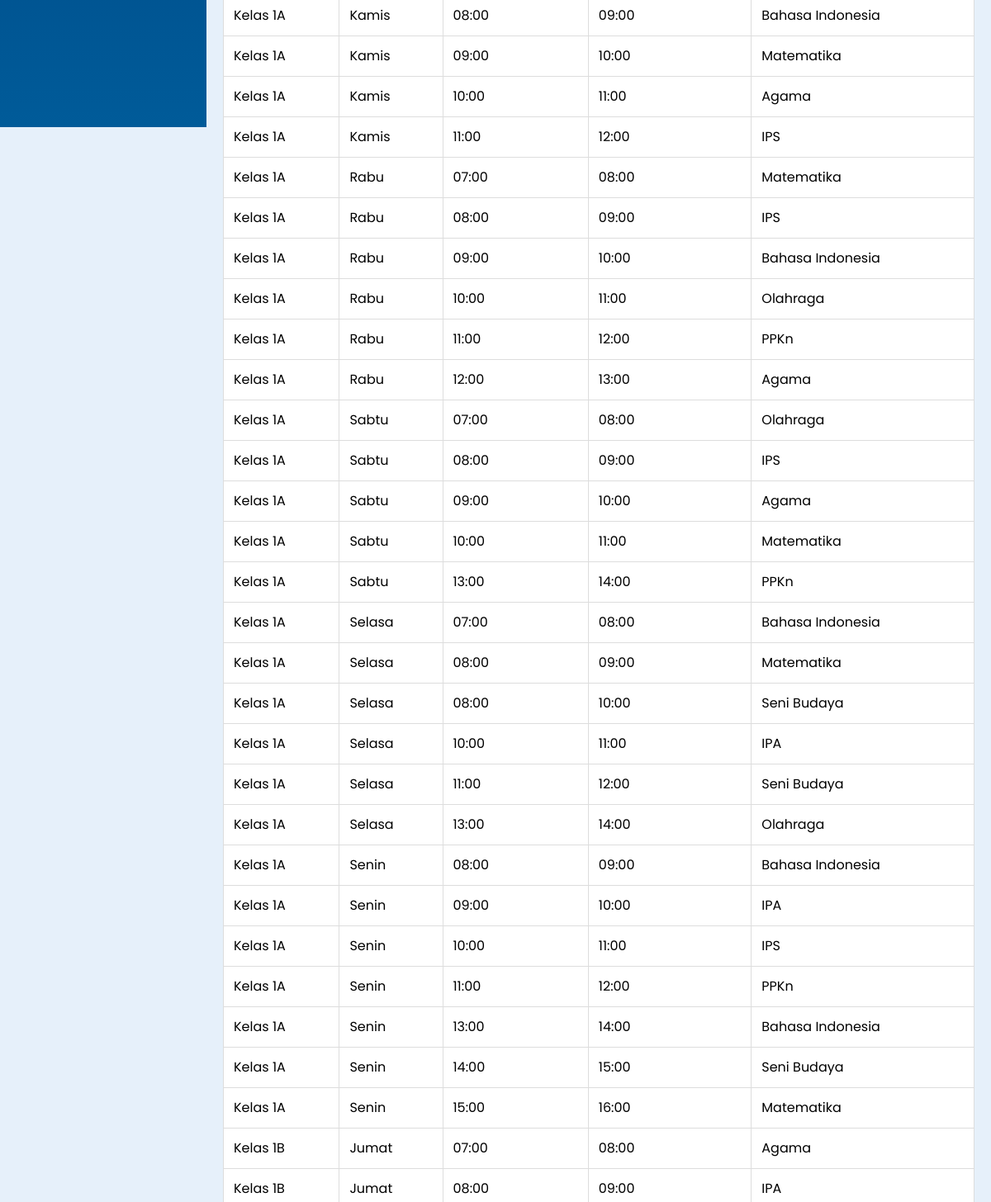
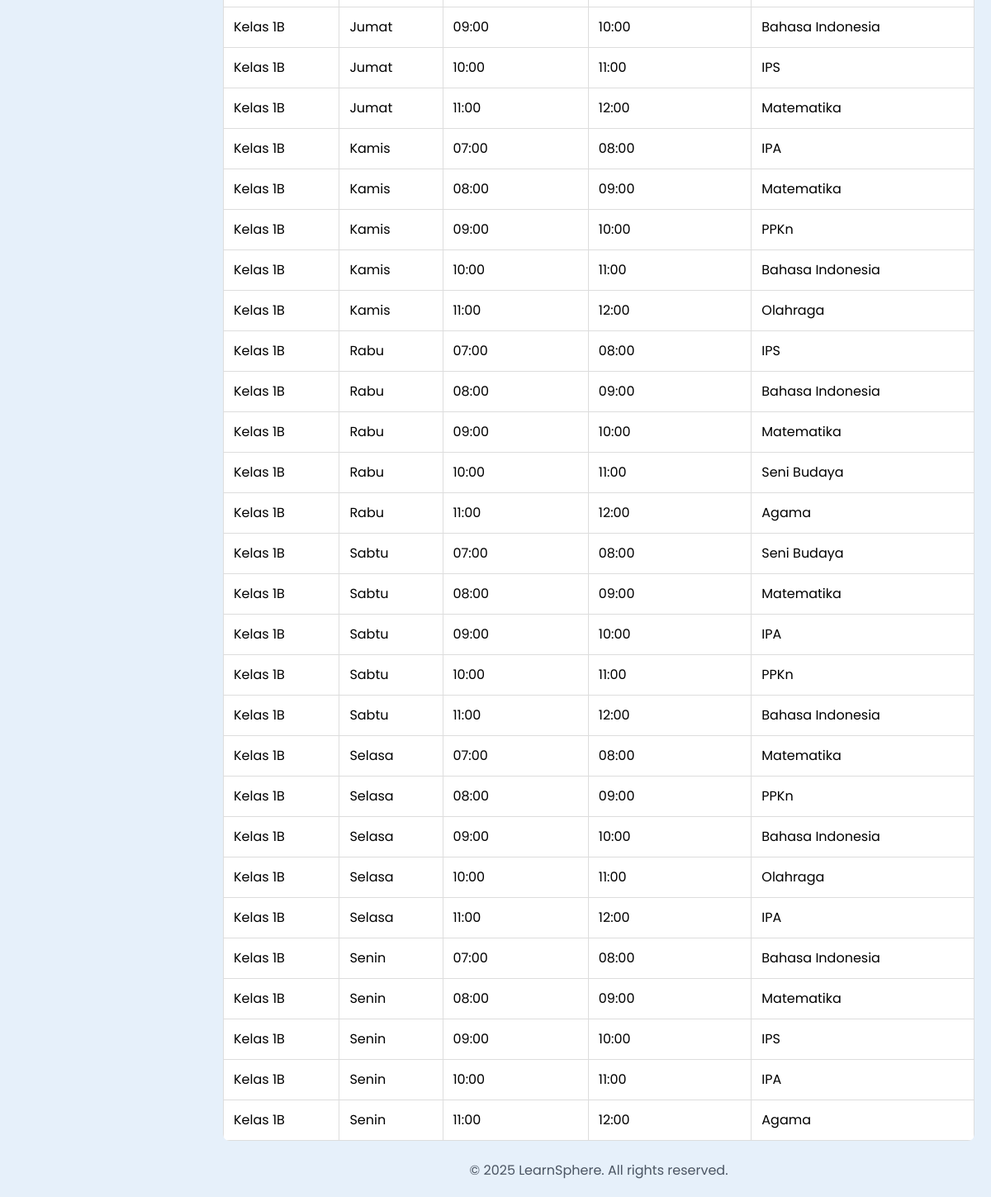
Before: /dashboard/jadwal (lower part) with the older database file (2 pictures, top to bottom).
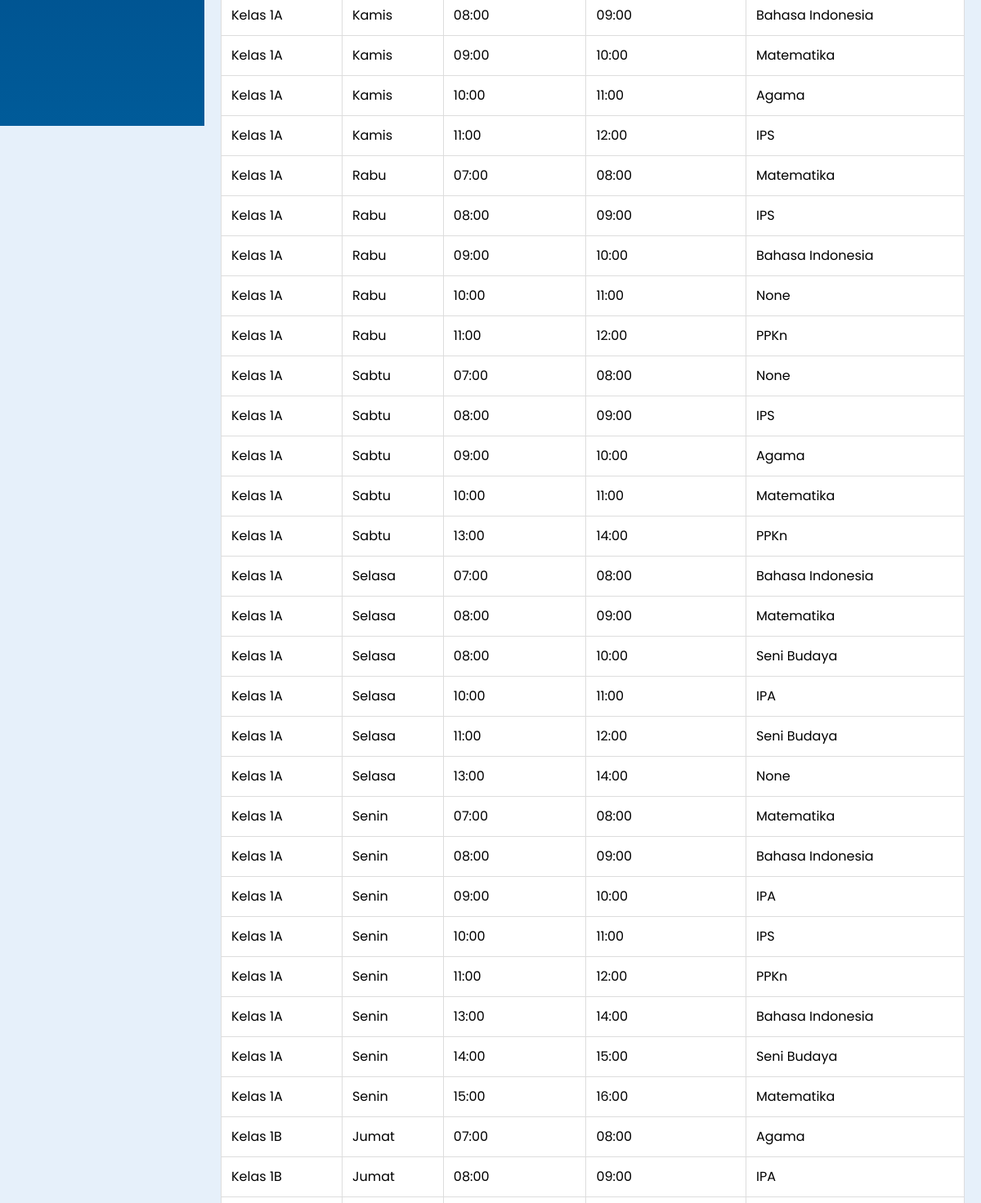
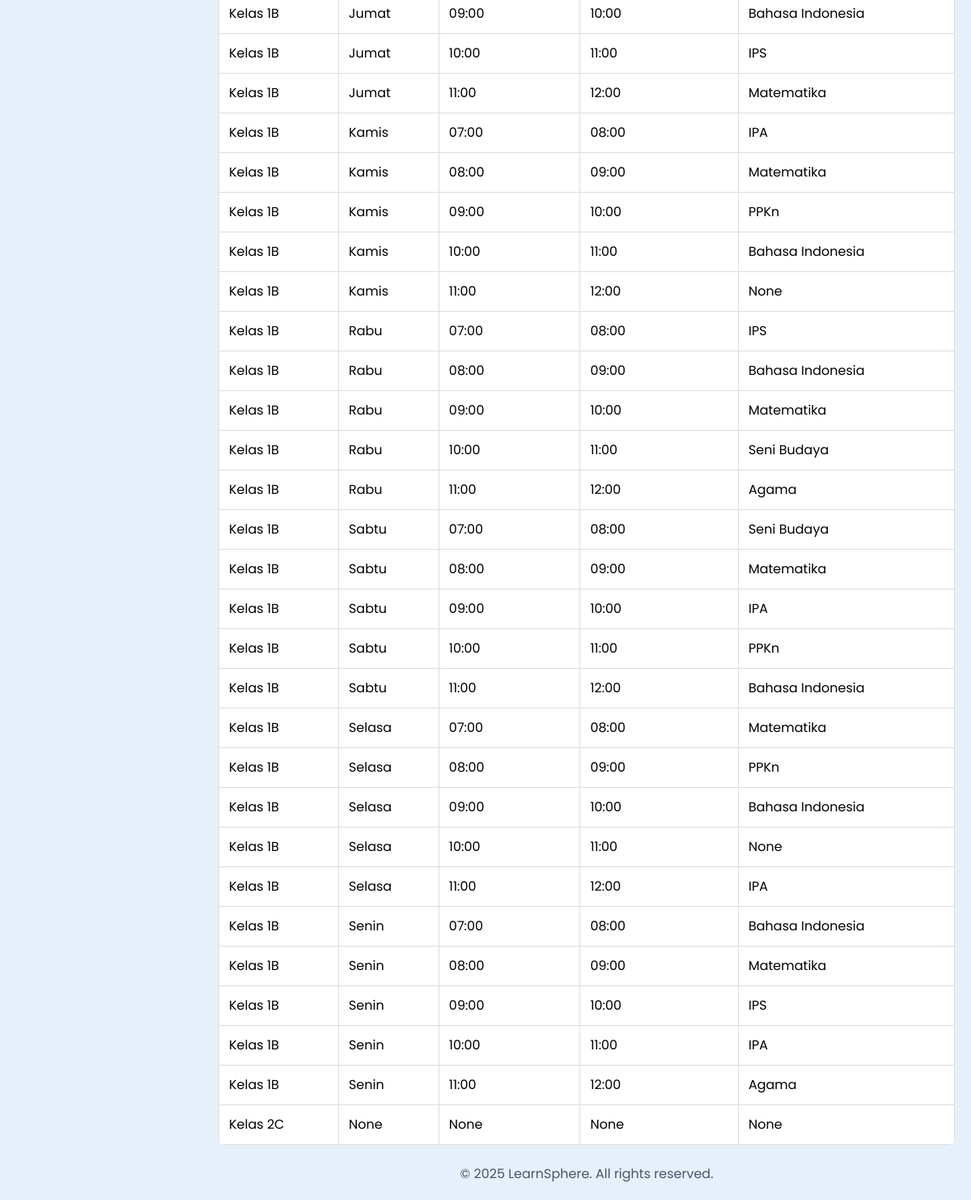
After: the same page with the newer database file (2 pictures, top to bottom).
### tables this page shows
CREATE TABLE jadwal (
            jadwal_id INTEGER PRIMARY KEY AUTOINCREMENT,
            kelas_id INTEGER NOT NULL,
            hari TEXT CHECK(hari IN ('Senin', 'Selasa', 'Rabu', 'Kamis', 'Jumat', 'Sabtu')) NOT NULL,
            jam_mulai TIME NOT NULL,
            jam_selesai TIME NOT NULL,
            mata_pelajaran_id INTEGER NOT NULL,
            FOREIGN KEY (kelas_id) REFERENCES kelas(kelas_id) ON DELETE CASCADE,
            FOREIGN KEY (mata_pelajaran_id) REFERENCES mata_pelajaran(mata_pelajaran_id) ON DELETE RESTRICT
        );

CREATE TABLE kelas (
            kelas_id INTEGER PRIMARY KEY AUTOINCREMENT,
            nama_kelas TEXT NOT NULL,
            wali_kelas_id INTEGER NOT NULL,
            FOREIGN KEY (wali_kelas_id) REFERENCES users(user_id) ON DELETE CASCADE
        );

CREATE TABLE mata_pelajaran (
            mata_pelajaran_id INTEGER PRIMARY KEY AUTOINCREMENT,
            nama TEXT NOT NULL UNIQUE,
            kode TEXT UNIQUE,
            deskripsi TEXT
        );

### app/routes/web.py (the view)
@router.get("/dashboard/jadwal", response_class=HTMLResponse)
async def jadwal_page(
    request: Request,
    kelas_id: int = None,
    db: sqlite3.Connection = Depends(get_db_connection),
    templates: Jinja2Templates = Depends(get_templates)
):
    logger.info(f"Accessed jadwal page with kelas_id: {kelas_id}")
    try:
        cursor = db.cursor()
        cursor.execute("SELECT kelas_id, nama_kelas FROM kelas")
        kelas_list = cursor.fetchall()
        if kelas_id:
            cursor.execute("""
                SELECT j.jadwal_id, k.kelas_id, k.nama_kelas, j.hari, j.jam_mulai, j.jam_selesai, m.nama as mata_pelajaran
                FROM kelas k
                LEFT JOIN jadwal j ON k.kelas_id = j.kelas_id
                LEFT JOIN mata_pelajaran m ON j.mata_pelajaran_id = m.mata_pelajaran_id
                WHERE k.kelas_id = ?
            """, (kelas_id,))
        else:
            cursor.execute("""
                SELECT j.jadwal_id, k.kelas_id, k.nama_kelas, j.hari, j.jam_mulai, j.jam_selesai, m.nama as mata_pelajaran
                FROM kelas k
                LEFT JOIN jadwal j ON k.kelas_id = j.kelas_id
                LEFT JOIN mata_pelajaran m ON j.mata_pelajaran_id = m.mata_pelajaran_id
            """)
        kelas_jadwal = cursor.fetchall()
        cursor.execute("SELECT mata_pelajaran_id, nama FROM mata_pelajaran")
        mata_pelajaran_list = cursor.fetchall()
        return templates.TemplateResponse(
            "jadwal.html",
            {
                "request": request,
                "kelas_jadwal": kelas_jadwal,
                "kelas_list": kelas_list,
                "mata_pelajaran_list": mata_pelajaran_list,
                "selected_kelas_id": kelas_id
            }
        )
    except Exception as e:
        logger.error(f"Error loading jadwal page: {str(e)}")
        raise HTTPException(status_code=500, detail=f"Error loading jadwal page: {str(e)}")

### templates/jadwal.html (shortened to what this page needs)
<!DOCTYPE html>
<html lang="id">
<head>
    <link href="https://cdn.jsdelivr.net/npm/tailwindcss@2.2.19/dist/tailwind.min.css" rel="stylesheet">
</head>
<body>
    {% include 'sidebar.html' %}
    <div class="content">
        <main>
            <table>
                <tbody>
                    {% if kelas_jadwal %}
                        {% for jadwal in kelas_jadwal %}
                        <tr>
                            <td>{{ jadwal.nama_kelas | default('Tidak Ada Kelas') }}</td>
                            <td>{{ jadwal.hari | default('Tidak Ada Hari') }}</td>
                            <td>{{ jadwal.jam_mulai | default('Tidak Ada Jam') }}</td>
                            <td>{{ jadwal.jam_selesai | default('Tidak Ada Jam') }}</td>
                            <td>{{ jadwal.mata_pelajaran | default('Tidak Ada Mata Pelajaran') }}</td>
                        </tr>
                        {% endfor %}
                    {% else %}
                        <tr>
                            <td colspan="5" class="no-data">Belum ada jadwal yang terdaftar.</td>
                        </tr>
                    {% endif %}
                </tbody>
            </table>
        </main>
        <footer class="text-center mt-6 text-gray-600">
            <p>© 2025 LearnSphere. All rights reserved.</p>
        </footer>
    </div>
</body>
</html>

Changed rows visible on the page:
removed jadwal: nama_kelas "Kelas 1A", hari "Rabu", jam_mulai "12:00", jam_selesai "13:00", mata_pelajaran "Agama"
computed for jadwal (number 8 of 58 on the later page): mata_pelajaran "Olahraga" → "None"
computed for jadwal (number 10 of 58 on the later page): mata_pelajaran "Olahraga" → "None"
computed for jadwal (number 20 of 58 on the later page): mata_pelajaran "Olahraga" → "None"
added jadwal: nama_kelas "Kelas 1A", hari "Senin", jam_mulai "07:00", jam_selesai "08:00", mata_pelajaran "Matematika"
computed for jadwal (number 38 of 58 on the later page): mata_pelajaran "Olahraga" → "None"
computed for jadwal (number 52 of 58 on the later page): mata_pelajaran "Olahraga" → "None"
added kelas: nama_kelas "Kelas 2C", hari "None", jam_mulai "None", jam_selesai "None", mata_pelajaran "None"
